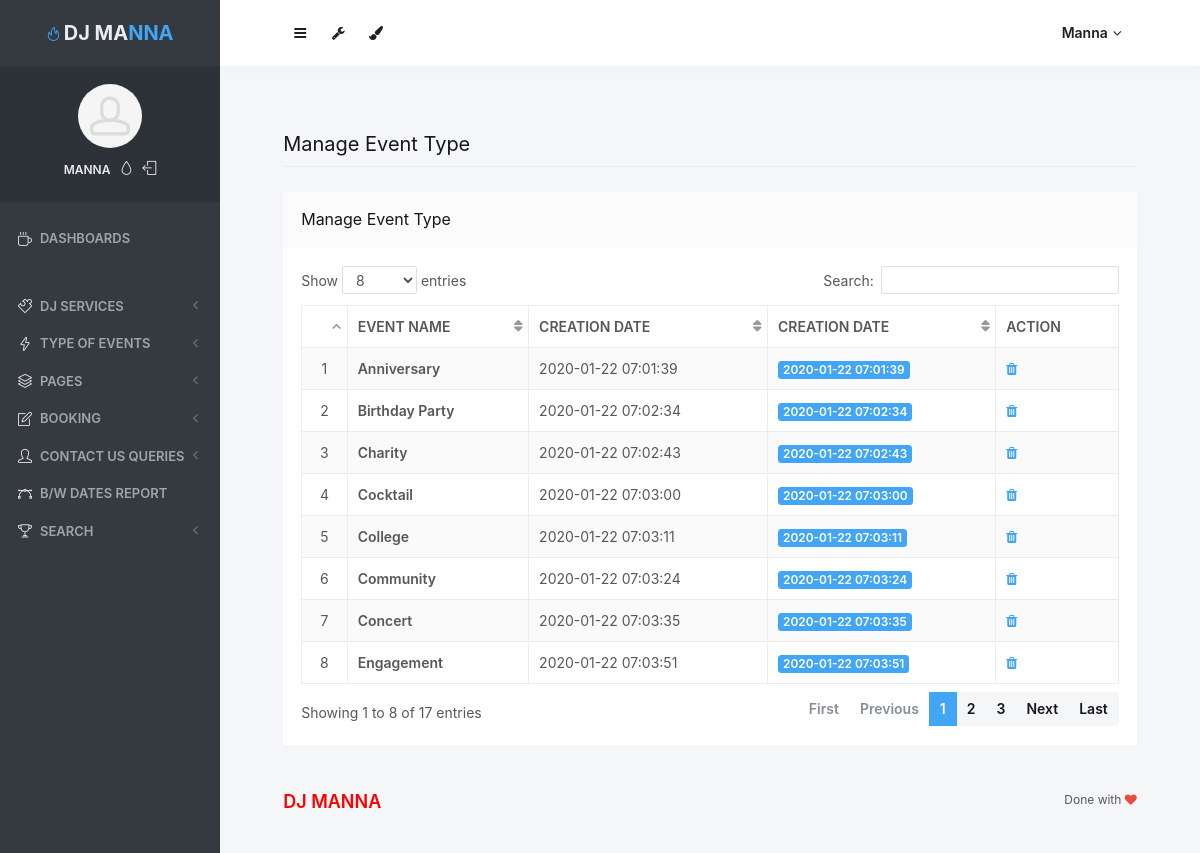
/admin/manage-event-type.php (signed in), run on the app's committed database.
### tables this page shows
CREATE TABLE `tbleventtype` (
  `ID` int(10) NOT NULL,
  `EventType` varchar(200) DEFAULT NULL,
  `CreationDate` timestamp NULL DEFAULT current_timestamp()
);

### admin/manage-event-type.php (the view, shortened to what this page needs)
<?php
include('includes/dbconnection.php');
if (strlen($_SESSION['odmsaid']==0)) {
  header('location:logout.php');
  } else{
  ?>
<!doctype html>
<html lang="en" class="no-focus">
    <head>
        <link rel="stylesheet" href="assets/js/plugins/datatables/dataTables.bootstrap4.min.css">
        <link rel="stylesheet" id="css-main" href="assets/css/codebase.min.css">
    </head>
    <body>
        <div id="page-container" class="sidebar-o sidebar-inverse side-scroll page-header-fixed main-content-narrow">
           <?php include_once('includes/sidebar.php');?>
          <?php include_once('includes/header.php');?>
            <main id="main-container">
                <div class="content">
                    <h2 class="content-heading">Manage Event Type</h2>
                    <div class="block">
                        <div class="block-header block-header-default">
                            <h3 class="block-title">Manage Event Type</h3>
                        </div>
                        <div class="block-content block-content-full">
                            <table class="table table-bordered table-striped table-vcenter js-dataTable-full-pagination">
                                <thead>
                                    <tr>
                                        <th class="text-center"></th>
                                        <th>Event Name</th>
                                        <th>Creation Date</th>
                                        <th class="d-none d-sm-table-cell">Creation Date</th>
                                        <th class="d-none d-sm-table-cell" style="width: 15%;">Action</th>
                                       </tr>
                                </thead>
                                <tbody>
                                    <?php
$sql="SELECT * from tbleventtype";
$query = $dbh -> prepare($sql);
$query->execute();
$results=$query->fetchAll(PDO::FETCH_OBJ);
$cnt=1;
if($query->rowCount() > 0)
{
foreach($results as $row)
{               ?>
                                    <tr>
                                        <td class="text-center"><?php echo htmlentities($cnt);?></td>
                                        <td class="font-w600"><?php  echo htmlentities($row->EventType);?></td>
                                        <td class="d-none d-sm-table-cell"><?php  echo htmlentities($row->CreationDate);?></td>
                                        <td class="d-none d-sm-table-cell">
                                            <span class="badge badge-primary"><?php  echo htmlentities($row->CreationDate);?></span>
                                        </td>
                                         <td class="d-none d-sm-table-cell"><a href="manage-event-type.php?delid=<?php echo ($row->ID);?>" onclick="return confirm('Do you really want to Delete ?');"><i class="fa fa-trash fa-delete" aria-hidden="true"></i></a></td>
                                    </tr>
                                    <?php $cnt=$cnt+1;}} ?>
                                </tbody>
                            </table>
                        </div>
                    </div>
                </div>
            </main>
           <?php include_once('includes/footer.php');?>
        </div>
    </body>
</html>
<?php }  ?>

### admin/includes/sidebar.php (shortened to what this page needs)
     <?php
include('includes/dbconnection.php');
if (strlen($_SESSION['odmsaid']==0)) {
  header('location:logout.php');
  } else{
  ?>
   <nav id="sidebar">
                <div id="sidebar-scroll">
                    <div class="sidebar-content">
                        <div class="content-header content-header-fullrow px-15">
                            <div class="content-header-section text-center align-parent sidebar-mini-hidden">
                                <div class="content-header-item">
                                    <a class="link-effect font-w700" href="dashboard.php">
                                        <i class="si si-fire text-primary"></i>
                                        <span class="font-size-xl text-dual-primary-dark">DJ MA</span><span class="font-size-xl text-primary">NNA</span>
                                    </a>
                                </div>
                            </div>
                        </div>
                        <div class="content-side content-side-full content-side-user px-10 align-parent">
                            <div class="sidebar-mini-hidden-b text-center">
                                <a class="img-link" href="be_pages_generic_profile.html">
                                    <img class="img-avatar" src="assets/img/avatars/avatar15.jpg" alt="">
                                </a>
                                <ul class="list-inline mt-10">
                                    <?php
$aid=$_SESSION['odmsaid'];
$sql="SELECT AdminName from  tbladmin where ID=:aid";
$query = $dbh -> prepare($sql);
$query->bindParam(':aid',$aid,PDO::PARAM_STR);
$query->execute();
$results=$query->fetchAll(PDO::FETCH_OBJ);
$cnt=1;
if($query->rowCount() > 0)
{
foreach($results as $row)
{               ?>
                                    <li class="list-inline-item">
                                        <a class="link-effect text-dual-primary-dark font-size-xs font-w600 text-uppercase" href="admin-profile.php"><?php  echo $row->AdminName;?></a>
                                    </li><?php $cnt=$cnt+1;}} ?>
                                    <li class="list-inline-item">
                                        <a class="link-effect text-dual-primary-dark" data-toggle="layout" data-action="sidebar_style_inverse_toggle" href="admin-profile.php">
                                            <i class="si si-drop"></i>
                                        </a>
                                    </li>
                                    <li class="list-inline-item">
                                        <a class="link-effect text-dual-primary-dark" href="logout.php">
                                            <i class="si si-logout"></i>
                                        </a>
                                    </li>
                                </ul>
                            </div>
                        </div>
                        <div class="content-side content-side-full">
                            <ul class="nav-main">
                                <li class="open">
                                    <a href="dashboard.php"><i class="si si-cup"></i><span class="sidebar-mini-hide">Dashboards</span></a>
                                </li>
                                <li class="nav-main-heading"><span class="sidebar-mini-visible">UI</span><span class="sidebar-mini-hidden"></span></li>
                                <li>
                                    <a class="nav-submenu" data-toggle="nav-submenu"><i class="si si-puzzle"></i><span class="sidebar-mini-hide"></span>DJ Services</a>
                                </li>
                                <li>
                                    <a class="nav-submenu" data-toggle="nav-submenu" href="#"><i class="si si-energy"></i><span class="sidebar-mini-hide">Type of Events</span></a>
                                </li>
                                <li>
                                    <a class="nav-submenu" data-toggle="nav-submenu" href="#"><i class="si si-layers"></i><span class="sidebar-mini-hide">Pages</span></a>
                                </li>
                                <li>
                                    <a class="nav-submenu" data-toggle="nav-submenu" href="#"><i class="si si-note"></i><span class="sidebar-mini-hide">Booking</span></a>
                                </li>
                                <li>
                                    <a class="nav-submenu" data-toggle="nav-submenu" href="#"><i class="si si-user"></i><span class="sidebar-mini-hide">Contact Us Queries</span></a>
                                </li>
                                <li>
                                    <a  href="between-dates-report.php"><i class="si si-vector"></i><span class="sidebar-mini-hide">B/w Dates Report</span></a>
                                </li>
                                <li>
                                    <a class="nav-submenu" data-toggle="nav-submenu" href="#"><i class="si si-trophy"></i><span class="sidebar-mini-hide">Search</span></a>
                                </li>
                            </ul>
                        </div>
                    </div>
                </div>
            </nav>
           <?php }  ?>

### admin/includes/header.php (shortened to what this page needs)
   <?php
include('includes/dbconnection.php');
if (strlen($_SESSION['odmsaid']==0)) {
  header('location:logout.php');
  } else{
  ?>
            <header id="page-header">
                <div class="content-header">
                    <div class="content-header-section">
                        <button type="button" class="btn btn-circle btn-dual-secondary" data-toggle="layout" data-action="sidebar_toggle">
                            <i class="fa fa-navicon"></i>
                        </button>
                        <div class="btn-group" role="group">
                            <button type="button" class="btn btn-circle btn-dual-secondary" id="page-header-options-dropdown" data-toggle="dropdown" aria-haspopup="true" aria-expanded="false">
                                <i class="fa fa-wrench"></i>
                            </button>
                        </div>
                        <div class="btn-group" role="group">
                            <button type="button" class="btn btn-circle btn-dual-secondary" id="page-header-themes-dropdown" data-toggle="dropdown" aria-haspopup="true" aria-expanded="false">
                                <i class="fa fa-paint-brush"></i>
                            </button>
                        </div>
                    </div>
                    <div class="content-header-section">
                        <div class="btn-group" role="group">
                            <?php
$aid=$_SESSION['odmsaid'];
$sql="SELECT AdminName from  tbladmin where ID=:aid";
$query = $dbh -> prepare($sql);
$query->bindParam(':aid',$aid,PDO::PARAM_STR);
$query->execute();
$results=$query->fetchAll(PDO::FETCH_OBJ);
$cnt=1;
if($query->rowCount() > 0)
{
foreach($results as $row)
{               ?>
                            <button type="button" class="btn btn-rounded btn-dual-secondary" id="page-header-user-dropdown" data-toggle="dropdown" aria-haspopup="true" aria-expanded="false">
                                <?php  echo $row->AdminName;?><i class="fa fa-angle-down ml-5"></i>
                            </button>
                            <?php $cnt=$cnt+1;}} ?>
                        </div>
                    </div>
                </div>
            </header>
            <?php }  ?>

### data on the page
tbleventtype: EventType "Anniversary", CreationDate "2020-01-22 07:01:39"
tbleventtype: EventType "Birthday Party", CreationDate "2020-01-22 07:02:34"
tbleventtype: EventType "Charity", CreationDate "2020-01-22 07:02:43"
tbleventtype: EventType "Cocktail", CreationDate "2020-01-22 07:03:00"
tbleventtype: EventType "College", CreationDate "2020-01-22 07:03:11"
tbleventtype: EventType "Community", CreationDate "2020-01-22 07:03:24"
tbleventtype: EventType "Concert", CreationDate "2020-01-22 07:03:35"
tbleventtype: EventType "Engagement", CreationDate "2020-01-22 07:03:51"

### other printed values
$row->AdminName "MANNA"
$row->AdminName "Manna"
